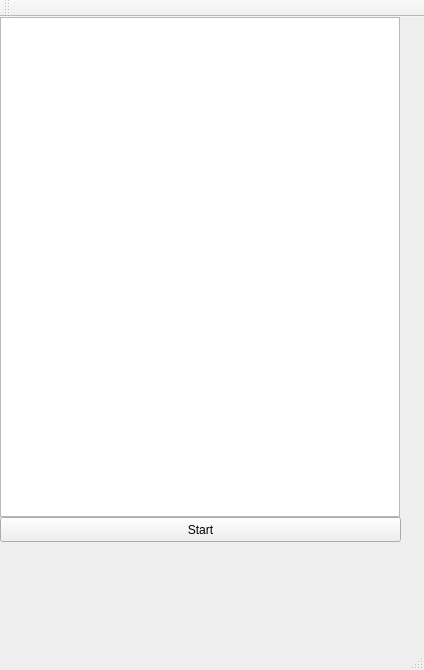
<?xml version="1.0" encoding="UTF-8"?>
<ui version="4.0">
 <class>MainWindow</class>
 <widget class="QMainWindow" name="MainWindow">
  <property name="geometry">
   <rect>
    <x>0</x>
    <y>0</y>
    <width>424</width>
    <height>670</height>
   </rect>
  </property>
  <property name="windowTitle">
   <string>MainWindow</string>
  </property>
  <widget class="QWidget" name="centralWidget">
   <widget class="QGraphicsView" name="graphicsView">
    <property name="geometry">
     <rect>
      <x>0</x>
      <y>0</y>
      <width>400</width>
      <height>500</height>
     </rect>
    </property>
    <property name="verticalScrollBarPolicy">
     <enum>Qt::ScrollBarAlwaysOff</enum>
    </property>
    <property name="horizontalScrollBarPolicy">
     <enum>Qt::ScrollBarAlwaysOff</enum>
    </property>
   </widget>
   <widget class="QPushButton" name="startButton">
    <property name="geometry">
     <rect>
      <x>0</x>
      <y>500</y>
      <width>401</width>
      <height>25</height>
     </rect>
    </property>
    <property name="focusPolicy">
     <enum>Qt::NoFocus</enum>
    </property>
    <property name="text">
     <string>Start</string>
    </property>
   </widget>
  </widget>
  <widget class="QMenuBar" name="menuBar">
   <property name="geometry">
    <rect>
     <x>0</x>
     <y>0</y>
     <width>424</width>
     <height>22</height>
    </rect>
   </property>
  </widget>
  <widget class="QToolBar" name="mainToolBar">
   <attribute name="toolBarArea">
    <enum>TopToolBarArea</enum>
   </attribute>
   <attribute name="toolBarBreak">
    <bool>false</bool>
   </attribute>
  </widget>
  <widget class="QStatusBar" name="statusBar"/>
 </widget>
 <layoutdefault spacing="6" margin="11"/>
 <resources/>
 <connections/>
</ui>
